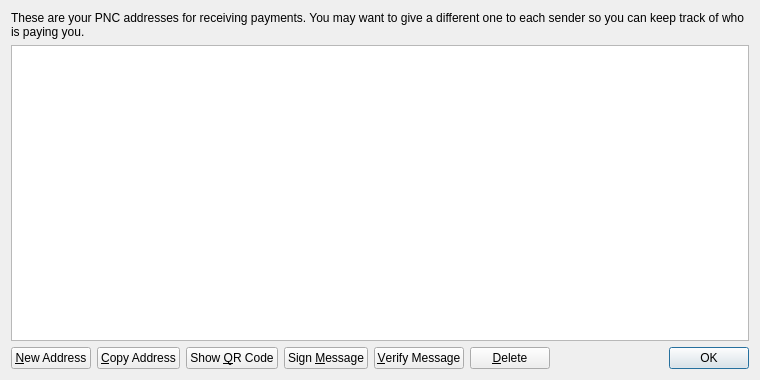
<?xml version="1.0" encoding="UTF-8"?>
<ui version="4.0">
 <class>AddressBookPage</class>
 <widget class="QWidget" name="AddressBookPage">
  <property name="geometry">
   <rect>
    <x>0</x>
    <y>0</y>
    <width>760</width>
    <height>380</height>
   </rect>
  </property>
  <property name="windowTitle">
   <string>Address Book</string>
  </property>
  <layout class="QVBoxLayout" name="verticalLayout">
   <item>
    <widget class="QLabel" name="labelExplanation">
     <property name="text">
      <string>These are your PNC addresses for receiving payments. You may want to give a different one to each sender so you can keep track of who is paying you.</string>
     </property>
     <property name="textFormat">
      <enum>Qt::PlainText</enum>
     </property>
     <property name="wordWrap">
      <bool>true</bool>
     </property>
    </widget>
   </item>
   <item>
    <widget class="QTableView" name="tableView">
     <property name="contextMenuPolicy">
      <enum>Qt::CustomContextMenu</enum>
     </property>
     <property name="toolTip">
      <string>Double-click to edit address or label</string>
     </property>
     <property name="tabKeyNavigation">
      <bool>false</bool>
     </property>
     <property name="alternatingRowColors">
      <bool>true</bool>
     </property>
     <property name="selectionMode">
      <enum>QAbstractItemView::SingleSelection</enum>
     </property>
     <property name="selectionBehavior">
      <enum>QAbstractItemView::SelectRows</enum>
     </property>
     <property name="sortingEnabled">
      <bool>true</bool>
     </property>
     <attribute name="verticalHeaderVisible">
      <bool>false</bool>
     </attribute>
    </widget>
   </item>
   <item>
    <layout class="QHBoxLayout" name="horizontalLayout">
     <item>
      <widget class="QPushButton" name="newAddressButton">
       <property name="toolTip">
        <string>Create a new address</string>
       </property>
       <property name="text">
        <string>&amp;New Address</string>
       </property>
       <property name="icon">
        <iconset resource="../bitcoin.qrc">
         <normaloff>:/icons/add</normaloff>:/icons/add</iconset>
       </property>
      </widget>
     </item>
     <item>
      <widget class="QPushButton" name="copyToClipboard">
       <property name="toolTip">
        <string>Copy the currently selected address to the system clipboard</string>
       </property>
       <property name="text">
        <string>&amp;Copy Address</string>
       </property>
       <property name="icon">
        <iconset resource="../bitcoin.qrc">
         <normaloff>:/icons/editcopy</normaloff>:/icons/editcopy</iconset>
       </property>
      </widget>
     </item>
     <item>
      <widget class="QPushButton" name="showQRCode">
       <property name="text">
        <string>Show &amp;QR Code</string>
       </property>
       <property name="icon">
        <iconset resource="../bitcoin.qrc">
         <normaloff>:/icons/qrcode</normaloff>:/icons/qrcode</iconset>
       </property>
      </widget>
     </item>
     <item>
      <widget class="QPushButton" name="signMessage">
       <property name="toolTip">
        <string>Sign a message to prove you own a PNC address</string>
       </property>
       <property name="text">
        <string>Sign &amp;Message</string>
       </property>
       <property name="icon">
        <iconset resource="../bitcoin.qrc">
         <normaloff>:/icons/edit</normaloff>:/icons/edit</iconset>
       </property>
      </widget>
     </item>
     <item>
      <widget class="QPushButton" name="verifyMessage">
       <property name="toolTip">
        <string>Verify a message to ensure it was signed with a specified PNC address</string>
       </property>
       <property name="text">
        <string>&amp;Verify Message</string>
       </property>
       <property name="icon">
        <iconset resource="../bitcoin.qrc">
         <normaloff>:/icons/transaction_0</normaloff>:/icons/transaction_0</iconset>
       </property>
      </widget>
     </item>
     <item>
      <widget class="QPushButton" name="deleteButton">
       <property name="toolTip">
        <string>Delete the currently selected address from the list</string>
       </property>
       <property name="text">
        <string>&amp;Delete</string>
       </property>
       <property name="icon">
        <iconset resource="../bitcoin.qrc">
         <normaloff>:/icons/remove</normaloff>:/icons/remove</iconset>
       </property>
      </widget>
     </item>
     <item>
      <spacer name="horizontalSpacer">
       <property name="orientation">
        <enum>Qt::Horizontal</enum>
       </property>
       <property name="sizeHint" stdset="0">
        <size>
         <width>40</width>
         <height>20</height>
        </size>
       </property>
      </spacer>
     </item>
     <item>
      <widget class="QDialogButtonBox" name="buttonBox">
       <property name="sizePolicy">
        <sizepolicy hsizetype="Maximum" vsizetype="Fixed">
         <horstretch>0</horstretch>
         <verstretch>0</verstretch>
        </sizepolicy>
       </property>
       <property name="standardButtons">
        <set>QDialogButtonBox::Ok</set>
       </property>
      </widget>
     </item>
    </layout>
   </item>
  </layout>
 </widget>
 <resources>
  <include location="../bitcoin.qrc"/>
 </resources>
 <connections/>
</ui>
